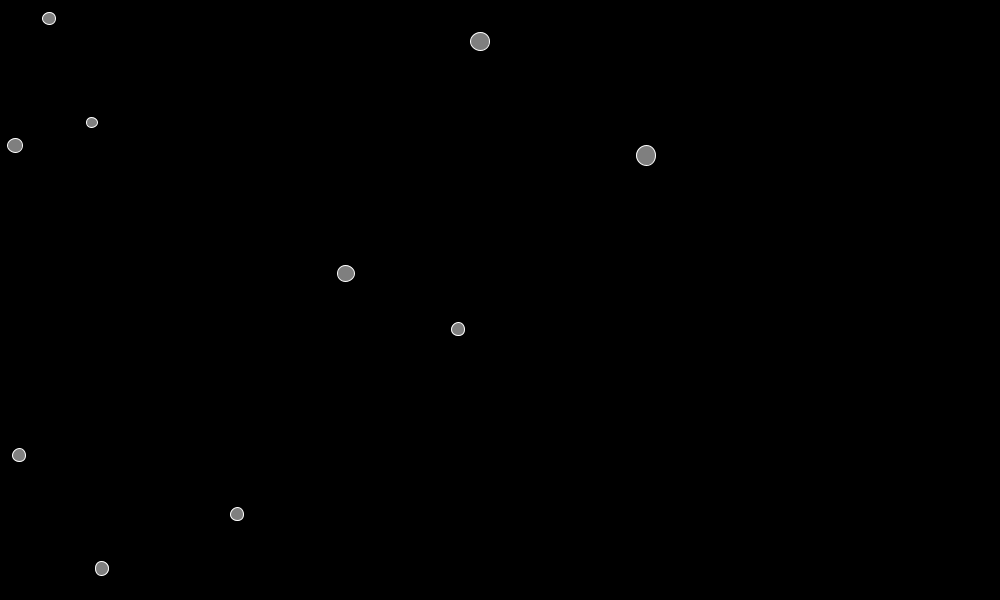
Frame 1 (no input)
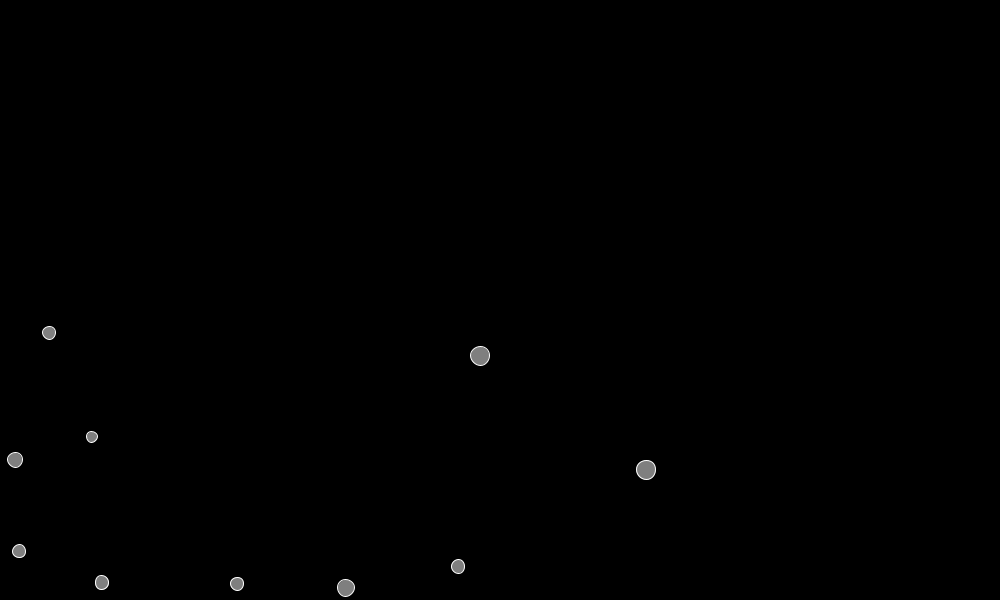
Frame 60 (the mouse pressed at the canvas centre just before this capture)
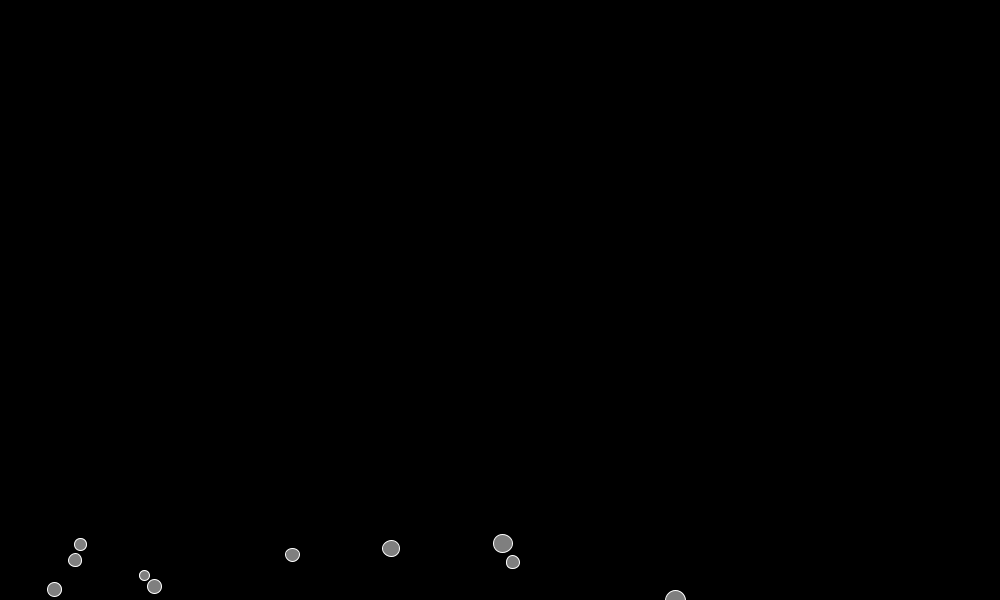
Frame 120 (the mouse held since frame 60 and released just before this capture)

The Processing sketch that drew these frames (run headless with seeded random() and noise(); from frame 60 on, the mouse is pressed at the canvas centre):

// Processing sketch: p4_test
// ── p4_test.pde

int nMover = 10;
Mover[] list;

void setup(){
  size(1000,600);
 
  background(0); frameRate(60);
  list = new Mover[nMover];
  for(int i = 0; i < nMover; i++){
    list[i] = new Mover();
  }
}


void draw(){
  background(0);
  
  for(Mover m: list){
    PVector gravity = new PVector(0,0.3);
    // On augmente la gravité pour la mass
    gravity.mult(m.mass);
    m.applyForce(gravity);
    if(mousePressed){
     m.applyForce(new PVector(0.04,0)); 
    }
    m.update();
    m.edges();
    m.display();
  }
  
}

// ── Mover.pde
class Mover{

PVector location;
  PVector velocity;
  PVector acceleration;
  float mass;
  
  public Mover(){
    location = new PVector(int(random(width)), int(random(height)));
    velocity = new PVector(0,0);
    acceleration = new PVector(0,0);
    mass = random(1,2);
    
  }
  
  void update(){
    velocity.add(acceleration);
    location.add(velocity);
    velocity.limit(6);
    acceleration.mult(0); // nettoyer l'acceleration
  }
  
  void applyForce(PVector force){
    PVector f = PVector.div(force,mass);
    acceleration.add(f);
  }
  
  void edges(){
    if((location.x > width-mass)){
      location.x = width;
      velocity.x *= -1;
    }
    if(location.x < 0+mass){
      location.x = 0;
      velocity.x *= -1;
    }
    
     if(location.y > height-mass){
      location.y = height;
      velocity.y *= -1;
    }
    
    if(location.y < 0+mass){
      location.y = 0;
      velocity.y *= 1;
    }
    
  }
  
  void display(){
    stroke(255);
    strokeWeight(1);
    fill(127);
    ellipse(location.x, location.y, mass*10, mass*10);
  }
}
